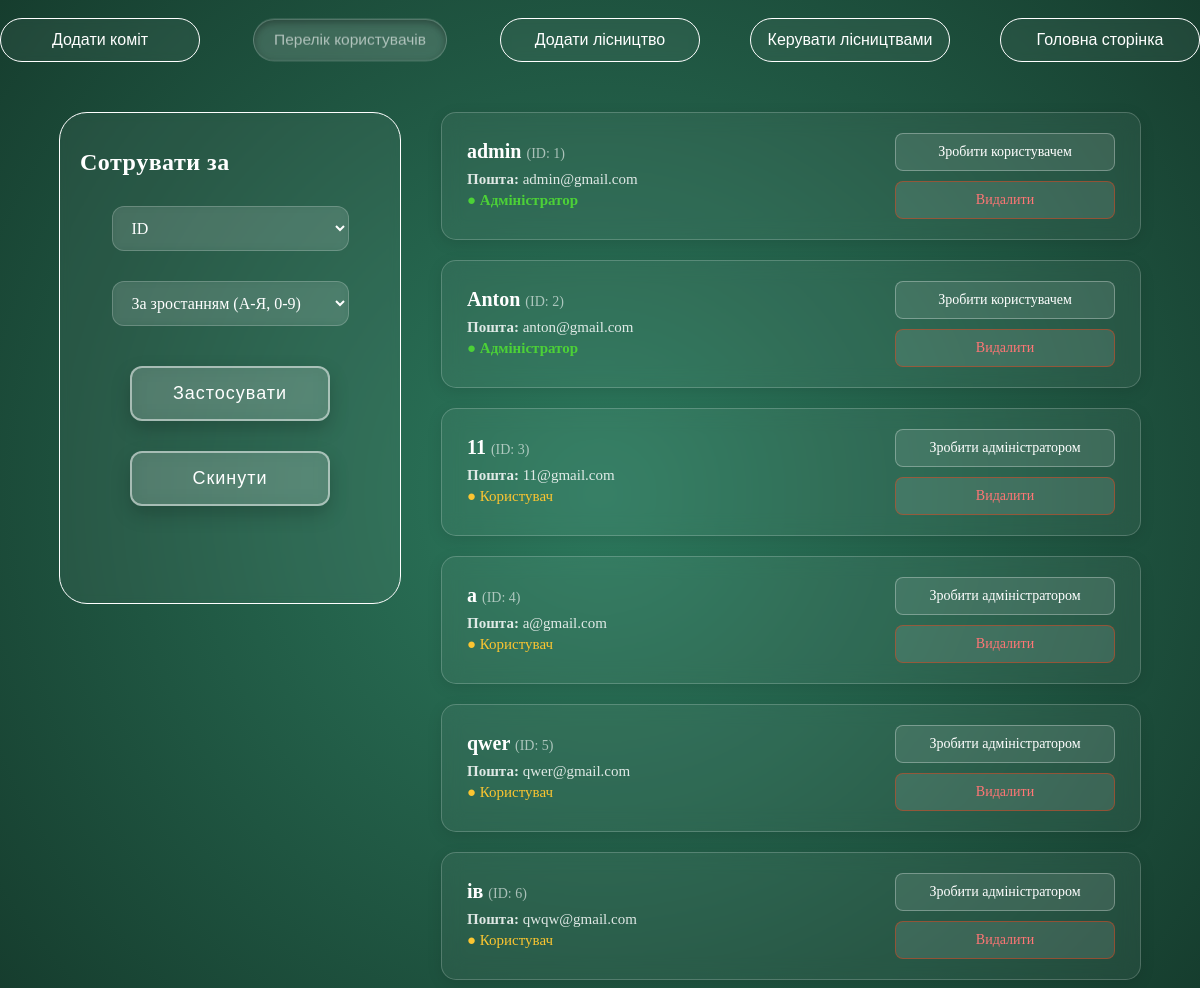
Screenshot of /all_users (signed in) with the database file from the repository.
### DB.py (models this page shows, shortened)
class User(UserMixin, db.Model):
    id = db.Column(db.Integer, primary_key=True)
    isAdmin = db.Column(db.Boolean, default=False)
    username = db.Column(db.String(150), unique=True, nullable=False)
    gmail = db.Column(db.String(150), unique=True, nullable=False)
    password_hash = db.Column(db.String(256), nullable=False)

### app.py (the view)
@app.route('/all_users', methods=['POST', 'GET'])
@login_required
@admin_required
def all_users():
    sort_by = request.args.get('sort', 'id')
    order = request.args.get('order', 'asc')
    valid_columns = ['id', 'username', 'gmail', 'isAdmin']
    if sort_by in valid_columns:
        column = getattr(User, sort_by)
        if order == 'desc':
            users = User.query.order_by(column.desc()).all()
        else:
            users = User.query.order_by(column.asc()).all()
    else:
        users = User.query.all()
    return render_template('all_user.html', users=users)

### app.py (called while the page is built)
@login_manager.user_loader
def load_user(user_id):
    return User.query.get(int(user_id))

### templates/all_user.html (shortened to what this page needs)
<!DOCTYPE html>
<html lang="en">
<head>
    <link rel="stylesheet" href="{{ url_for('static', filename='styles/admin-style.css') }}">
    <link rel="stylesheet" href="{{ url_for('static', filename='styles/btn-style.css')}}">
</head>
<body style="background: radial-gradient(circle at center, #2d7a5e 0%, #163d2e 100%);">
    <header>
        <a style="text-decoration: none;" href="{{ url_for('comits')}}"><button class="glass-button-white">Додати коміт</button></a>
        <a style="text-decoration: none;" href="{{ url_for('all_users') }}"><button class="glass-button-white active">Перелік користувачів</button></a>
        <a style="text-decoration: none;" href="{{ url_for('admin') }}"><button class="glass-button-white">Додати лісництво</button></a>
        <a style="text-decoration: none;" href="{{ url_for('change') }}"><button class="glass-button-white">Керувати лісництвами</button></a>
        <a style="text-decoration: none;" href="{{ url_for('main') }}"><button class="glass-button-white">Головна сторінка</button></a>
    </header>
    <div style="display: flex; justify-content: center; width: 100%; gap: 40px;">
        <div class="input-box box-litel" style="height: 450px; margin-top: 50px; position: sticky; top: 100px;">
            <h1>Сотрувати за</h1>
            <form style="display: flex; flex-direction: column; align-items: center; margin-top: 10px;" action="{{ url_for('all_users') }}" method="GET">
                <div style="display: flex; flex-direction: column; align-items: center; justify-content: center; gap: 30px;">
                    <select name="sort" id="sort" class="input-box">
                        <option value="id" {% if request.args.get('sort') == 'id' %}selected{% endif %}>ID</option>
                    </select>
                    <select name="order" id="order" class="input-box">
                        <option value="asc" {% if request.args.get('order') == 'asc' %}selected{% endif %}>За зростанням (А-Я, 0-9)</option>
                    </select>
                </div>
                <div style="display: flex; flex-direction: column; align-items: center; gap: 30px;">
                    <button type="submit" class="submit-btn">Застосувати</button>
                    <a href="{{ url_for('all_users') }}"><button type="button" class="submit-btn">Скинути</button></a>
                </div>
            </form>
        </div>
        <main class="users-container">
            {% for user in users %}
            <div class="user-card">
                <div class="user-info">
                    <h3>{{ user.username }} <span style="font-size: 14px; font-weight: normal; opacity: 0.6;">(ID: {{ user.id }})</span></h3>
                    <p><strong>Пошта:</strong> {{ user.gmail }}</p>
                    {% if user.isAdmin %}
                        <p class="status-admin">● Адміністратор</p>
                    {% else %}
                        <p class="status-user">● Користувач</p>
                    {% endif %}
                </div>
                <div class="user-actions">
                    <form action="{{ url_for('toggle_admin', id=user.id) }}" method="POST" style="margin: 0;">
                        <button type="submit" class="action-btn" onclick="return confirm('Ви впевнені?')">
                            {% if user.isAdmin %}
                                Зробити користувачем
                            {% else %}
                                Зробити адміністратором
                            {% endif %}
                        </button>
                    </form>
                    <form action="{{ url_for('delete_user', id=user.id) }}" method="POST" style="margin: 0;">
                        <button type="submit" class="action-btn delete-btn" onclick="return confirm('Ви впевнені?')">Видалити</button>
                    </form>
                </div>
            </div>
            {% endfor %}
        </main>
    </div>
</body>
</html>

### static/styles/admin-style.css (style rules this page uses)
header { top: 0px; position: sticky; display: flex; justify-content: center; gap: 50px; z-index: 200; }
h1 { font-size: 24px; color: #fff; margin-bottom: 10px; letter-spacing: 0.5px; }
form { margin-top: 80px; display: flex; justify-content: center; gap: 40px; }
.input-box { display: flex; flex-direction: column; gap: 10px; padding: 20px; background: rgba(255, 255, 255, 0.05); backdrop-filter: blur(5px); -webkit-backdrop-filter: blur(5px); border: 1px solid rgb(255, 255, 255); color: #fff; border-radius: 28px; font-size: 16px; font-weight: 400; }
.box-litel { width: 300px; }
.input-box input, .input-box select { width: 100%; box-sizing: border-box; padding: 12px 15px; background: rgba(255, 255, 255, 0.1); border: 1px solid rgba(255, 255, 255, 0.2); border-radius: 12px; color: #ffffff; font-size: 16px; font-family: inherit; outline: none; transition: all 0.3s ease; }
.input-box select option { background-color: #163d2e; color: #ffffff; }
.users-container { display: flex; flex-direction: column; gap: 20px; width: 100%; max-width: 700px; margin-top: 50px; }
.user-card { background: rgba(255, 255, 255, 0.05); backdrop-filter: blur(10px); -webkit-backdrop-filter: blur(10px); border: 1px solid rgba(255, 255, 255, 0.2); border-radius: 15px; padding: 20px 25px; color: white; display: flex; justify-content: space-between; align-items: center; box-shadow: 0 4px 15px rgba(0, 0, 0, 0.1); transition: transform 0.3s ease, background 0.3s ease; }
.user-info h3 { margin: 0 0 8px 0; font-size: 20px; font-weight: 600; }
.user-info p { margin: 4px 0; font-size: 15px; color: rgba(255, 255, 255, 0.85); }
.status-admin { color: #4cd137 !important; font-weight: 600; }
.status-user { color: #fbc531 !important; }
.user-actions { display: flex; flex-direction: column; gap: 10px; min-width: 220px; }
.action-btn { width: 100%; padding: 10px 15px; border-radius: 8px; border: 1px solid rgba(255, 255, 255, 0.3); background: rgba(255, 255, 255, 0.1); color: white; cursor: pointer; transition: all 0.3s ease; font-family: inherit; font-size: 14px; }
.delete-btn { border-color: rgba(232, 65, 24, 0.5); color: #ff7675; }

### static/styles/btn-style.css (style rules this page uses)
.glass-button-white { display: flex; align-items: center; justify-content: center; gap: 10px; width: 200px; padding: 12px; margin-top: 10px; background: rgba(255, 255, 255, 0.05); backdrop-filter: blur(5px); -webkit-backdrop-filter: blur(5px); border: 1px solid rgb(255, 255, 255); color: #fff; border-radius: 28px; font-size: 16px; font-weight: 400; cursor: pointer; transition: all 0.3s ease; }
.active { transform: scale(0.97); background: rgba(255, 255, 255, 0.15); color: rgba(255, 255, 255, 0.6); border-color: rgba(255, 255, 255, 0.2); box-shadow: inset 0 3px 8px rgba(0, 0, 0, 0.3); cursor: default; pointer-events: none; }
.submit-btn { width: 200px; background: rgba(255, 255, 255, 0.15); border: 2px solid rgba(255, 255, 255, 0.5); color: #ffffff; padding: 15px 40px; font-size: 18px; font-weight: 400; letter-spacing: 1px; border-radius: 12px; backdrop-filter: blur(10px); -webkit-backdrop-filter: blur(10px); cursor: pointer; transition: all 0.3s ease; box-shadow: 0 8px 20px rgba(0, 0, 0, 0.2); }
.action-btn { width: 100%; padding: 10px 15px; border-radius: 8px; border: 1px solid rgba(255, 255, 255, 0.3); background: rgba(255, 255, 255, 0.1); color: white; cursor: pointer; transition: all 0.3s ease; font-family: inherit; font-size: 14px; }
.delete-btn { border-color: rgba(232, 65, 24, 0.5); color: #ff7675; }

### rows the page displays
User: username "admin", id "1", gmail "admin@gmail.com", isAdmin "● Адміністратор"
User: username "Anton", id "2", gmail "anton@gmail.com", isAdmin "● Адміністратор"
User: username "11", id "3", gmail "11@gmail.com", isAdmin "● Користувач"
User: username "a", id "4", gmail "a@gmail.com", isAdmin "● Користувач"
User: username "qwer", id "5", gmail "qwer@gmail.com", isAdmin "● Користувач"
User: username "ів", id "6", gmail "qwqw@gmail.com", isAdmin "● Користувач"
